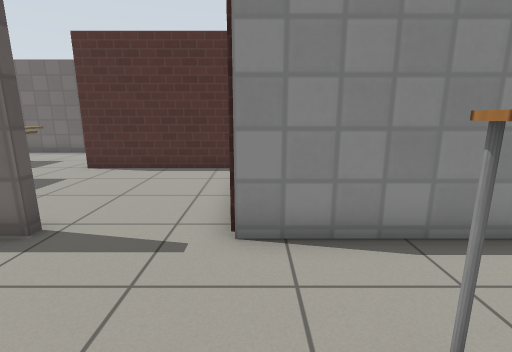
view 1 (above)

14 first-person views from a walk through a Gazebo world. The camera is 1 m above the floor, tilts 12° down and sees 85° across. Floor lines are 1 m apart. The floor is counted in squares, 0.5 m on a side. Each view is taken from the middle of a square. On the plan, view 1 faces up. The plan holds only what a view shows up to about 17 squares ahead; the rest is blank. Gazebo's built-in surfaces are drawn with simple patterns.

view 2
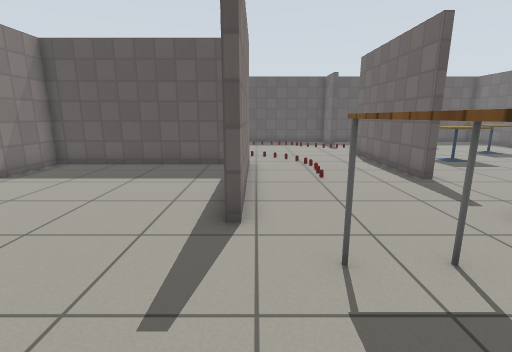

view 3
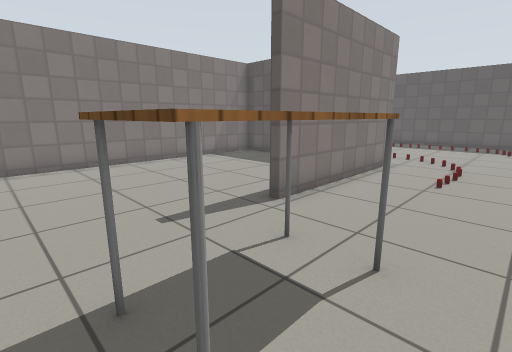

view 4
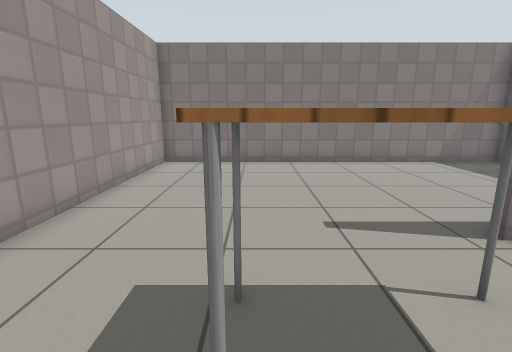

view 5
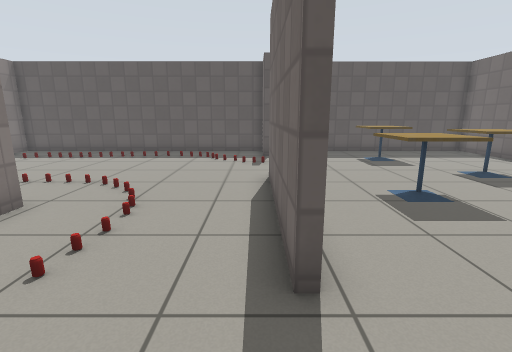

view 6
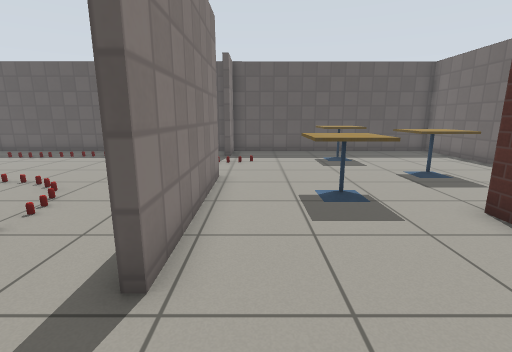

view 7
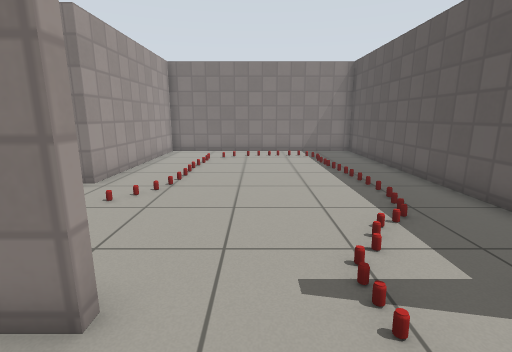

view 8
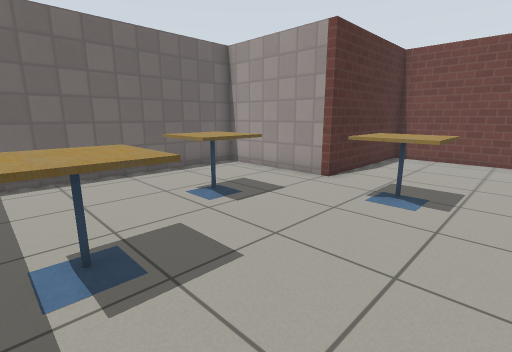

view 9
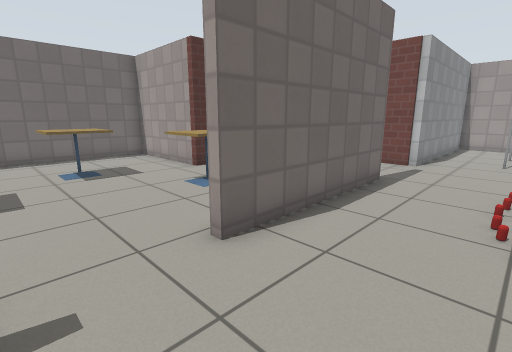

view 10
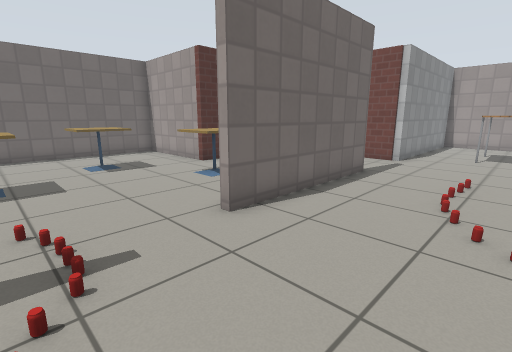

view 11
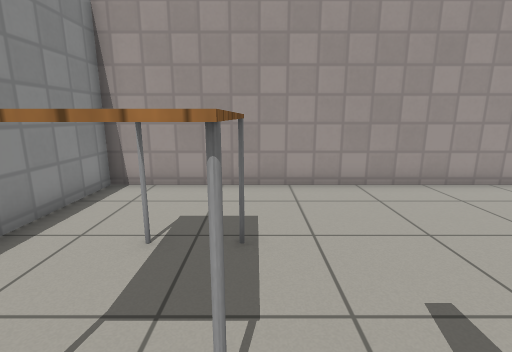

view 12
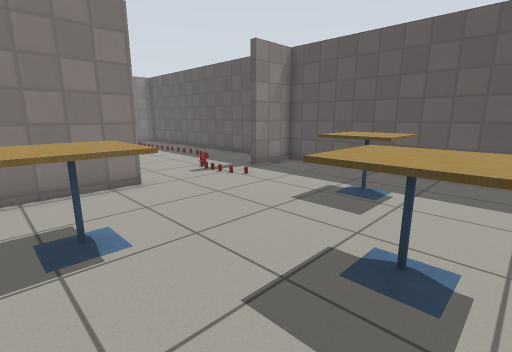

view 13
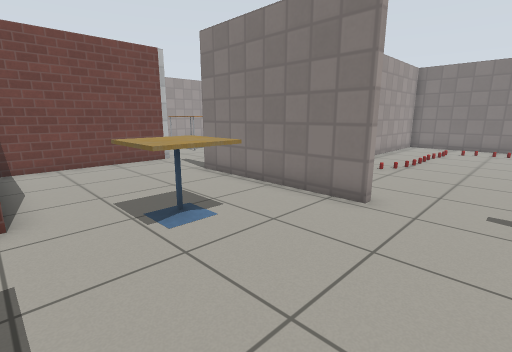

view 14
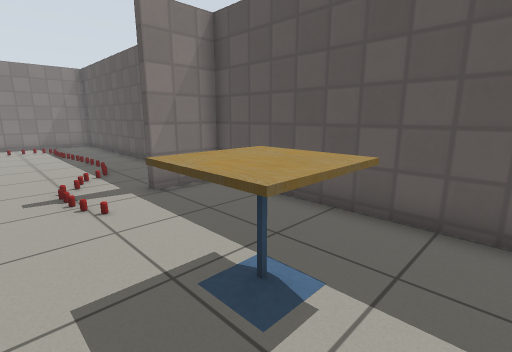

### Floor plan
Points are (right, up) in squares from view 1. A wall is a line through its corners. A room is listed if a view was taken in it or the views show most of it. See-through windows are left out.
Room 1 (views 1, 2, 3, 4, 5, 11)
walls: (-6.8, -2.3) (-6.8, -9.5) (8.1, -9.5) (8.1, 4.3) (-0.4, 4.3) (-0.4, 5.5); (-7.1, -1.3) (0, -1.3); (-3.8, 4.3) (-8.4, 4.3)
ways out: opening at (-2, 4.7) to room 2; opening at (-7.8, 1) to room 3
objects: drink can (-8, 0); other object (-8, 1); drink can (-7, 1); other object (-6, 1); drink can (-5, 1); drink can (-4, 1); table (2, 0) to (4, 2)
Room 2 (views 6, 7, 8, 12, 13, 14)
walls: (-10.4, 4.7) (-3.8, 4.7); (-0.4, 5.5) (-0.4, 10.8) (-6.6, 10.8) (-6.6, 16) (-17.5, 16) (-17.5, 4.7) (-15.2, 4.7)
ways out: opening at (-2, 4.7) to room 1; opening at (-13, 4) to room 3
objects: cafe table (-15, 9) to (-14, 11); drink can (-14, 6); drink can (-13, 5); cafe table (-11, 11) to (-10, 13); cafe table (-9, 8) to (-7, 9)
Room 3 (views 9, 10)
walls: (-16, 4.3) (-16.8, 4.3); (-8.4, 4.3) (-10.4, 4.3); (-17.5, 4.4) (-17.5, -9.5) (-7.1, -9.5) (-7.1, -1.3)
ways out: opening at (-7.8, 1) to room 1; opening at (-13, 4) to room 2
objects: other object (-15, -7); other object (-15, -6); other object (-15, -5); other object (-15, -4); other object (-15, -3); other object (-15, -2); other object (-15, -1); other object (-15, 0); other object (-15, 1); other object (-15, 2); other object (-14, -8); other object (-14, 2); drink can (-14, 3); other object (-13, -8); drink can (-13, 3); drink can (-13, 4); other object (-12, -8); other object (-12, -7); other object (-11, -7); other object (-10, -7); other object (-10, -6); other object (-10, -5); other object (-10, -4); other object (-10, -3); other object (-10, -2); other object (-9, -1); other object (-9, 0)

Where each view was taken, in squares from view 1:
view 1: 0 up, 0 right, facing up
view 2: 1 down, 5 right, facing left
view 3: 3 up, 5 right, facing down-left
view 4: 3 up, 4 right, facing down
view 5: 4 up, 1 left, facing left
view 6: 6 up, 1 left, facing left
view 7: 7 up, 12 left, facing down
view 8: 6 up, 15 left, facing up-right
view 9: 1 up, 13 left, facing up-right
view 10: 0 up, 14 left, facing up-right
view 11: 0 up, 0 right, facing right
view 12: 13 up, 7 left, facing down-left
view 13: 11 up, 13 left, facing down-right
view 14: 12 up, 12 left, facing down-left
